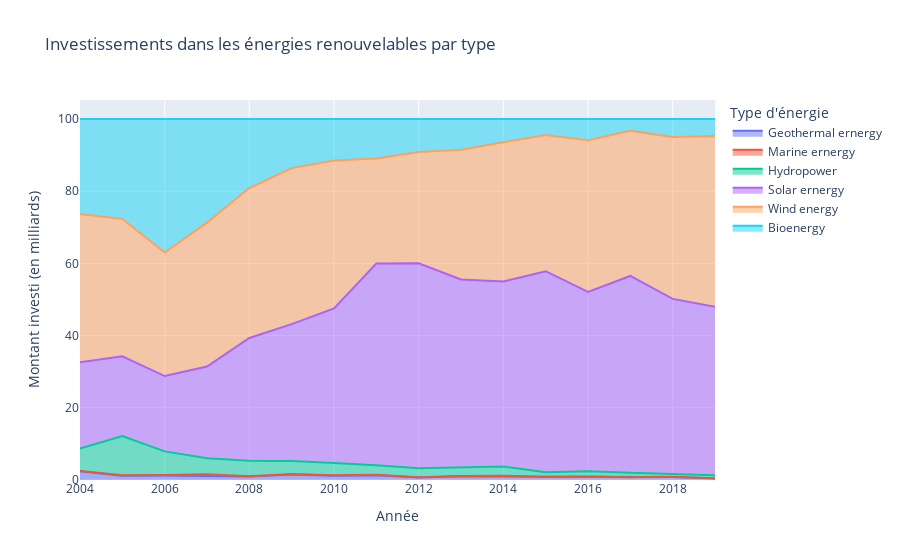

Notebook source saved alongside this figure:
### Code cell
fig3 = px.area(data_long, 
              x="year", 
              y="Investment",
              color="Energy Type",
              title="Investissements dans les énergies renouvelables par type",
              labels={"Investment": "Montant investi (en milliards)", "year": "Année", "Energy Type": "Type d'énergie"},
              hover_name="Energy Type") 
fig3.show()

### Figure 1 — Plotly figure (JSON) as saved in the notebook; plotly's stock layout.template omitted (floating-point values rounded to 4 significant figures)
{"data": [{"fillpattern": {"shape": ""}, "hovertemplate": "<b>%{hovertext}</b><br><br>Type d'énergie=Geothermal ernergy<br>Année=%{x}<br>Montant investi (en milliards)=%{y}<extra></extra>", "hovertext": ["Geothermal ernergy", "Geothermal ernergy", "Geothermal ernergy", "Geothermal ernergy", "Geothermal ernergy", "Geothermal ernergy", "Geothermal ernergy", "Geothermal ernergy", "Geothermal ernergy", "Geothermal ernergy", "Geothermal ernergy", "Geothermal ernergy", "Geothermal ernergy", "Geothermal ernergy", "Geothermal ernergy", "Geothermal ernergy"], "legendgroup": "Geothermal ernergy", "line": {"color": "#636efa"}, "marker": {"symbol": "circle"}, "mode": "lines", "name": "Geothermal ernergy", "orientation": "v", "showlegend": true, "stackgroup": "1", "type": "scatter", "x": [2004, 2005, 2006, 2007, 2008, 2009, 2010, 2011, 2012, 2013, 2014, 2015, 2016, 2017, 2018, 2019], "xaxis": "x", "y": [2.46, 1.16, 1.26, 1.15, 0.96, 1.49, 1.17, 1.33, 0.67, 1.04, 1.01, 0.79, 0.92, 0.72, 0.84, 0.4], "yaxis": "y"}, {"fillpattern": {"shape": ""}, "hovertemplate": "<b>%{hovertext}</b><br><br>Type d'énergie=Marine ernergy<br>Année=%{x}<br>Montant investi (en milliards)=%{y}<extra></extra>", "hovertext": ["Marine ernergy", "Marine ernergy", "Marine ernergy", "Marine ernergy", "Marine ernergy", "Marine ernergy", "Marine ernergy", "Marine ernergy", "Marine ernergy", "Marine ernergy", "Marine ernergy", "Marine ernergy", "Marine ernergy", "Marine ernergy", "Marine ernergy", "Marine ernergy"], "legendgroup": "Marine ernergy", "line": {"color": "#EF553B"}, "marker": {"symbol": "circle"}, "mode": "lines", "name": "Marine ernergy", "orientation": "v", "showlegend": true, "stackgroup": "1", "type": "scatter", "x": [2004, 2005, 2006, 2007, 2008, 2009, 2010, 2011, 2012, 2013, 2014, 2015, 2016, 2017, 2018, 2019], "xaxis": "x", "y": [0, 0.14, 0.1, 0.47, 0.11, 0.18, 0.13, 0.1, 0.12, 0.09, 0.14, 0.06, 0.07, 0.06, 0.07, 0.07], "yaxis": "y"}, {"fillpattern": {"shape": ""}, "hovertemplate": "<b>%{hovertext}</b><br><br>Type d'énergie=Hydropower<br>Année=%{x}<br>Montant investi (en milliards)=%{y}<extra></extra>", "hovertext": ["Hydropower", "Hydropower", "Hydropower", "Hydropower", "Hydropower", "Hydropower", "Hydropower", "Hydropower", "Hydropower", "Hydropower", "Hydropower", "Hydropower", "Hydropower", "Hydropower", "Hydropower", "Hydropower"], "legendgroup": "Hydropower", "line": {"color": "#00cc96"}, "marker": {"symbol": "circle"}, "mode": "lines", "name": "Hydropower", "orientation": "v", "showlegend": true, "stackgroup": "1", "type": "scatter", "x": [2004, 2005, 2006, 2007, 2008, 2009, 2010, 2011, 2012, 2013, 2014, 2015, 2016, 2017, 2018, 2019], "xaxis": "x", "y": [6.25, 10.85, 6.57, 4.41, 4.27, 3.58, 3.44, 2.69, 2.48, 2.46, 2.57, 1.32, 1.46, 1.21, 0.78, 0.83], "yaxis": "y"}, {"fillpattern": {"shape": ""}, "hovertemplate": "<b>%{hovertext}</b><br><br>Type d'énergie=Solar ernergy<br>Année=%{x}<br>Montant investi (en milliards)=%{y}<extra></extra>", "hovertext": ["Solar ernergy", "Solar ernergy", "Solar ernergy", "Solar ernergy", "Solar ernergy", "Solar ernergy", "Solar ernergy", "Solar ernergy", "Solar ernergy", "Solar ernergy", "Solar ernergy", "Solar ernergy", "Solar ernergy", "Solar ernergy", "Solar ernergy", "Solar ernergy"], "legendgroup": "Solar ernergy", "line": {"color": "#ab63fa"}, "marker": {"symbol": "circle"}, "mode": "lines", "name": "Solar ernergy", "orientation": "v", "showlegend": true, "stackgroup": "1", "type": "scatter", "x": [2004, 2005, 2006, 2007, 2008, 2009, 2010, 2011, 2012, 2013, 2014, 2015, 2016, 2017, 2018, 2019], "xaxis": "x", "y": [23.88, 22.14, 20.87, 25.42, 34.01, 37.92, 42.77, 55.86, 56.76, 51.96, 51.28, 55.67, 49.64, 54.54, 48.48, 46.72], "yaxis": "y"}, {"fillpattern": {"shape": ""}, "hovertemplate": "<b>%{hovertext}</b><br><br>Type d'énergie=Wind energy<br>Année=%{x}<br>Montant investi (en milliards)=%{y}<extra></extra>", "hovertext": ["Wind energy", "Wind energy", "Wind energy", "Wind energy", "Wind energy", "Wind energy", "Wind energy", "Wind energy", "Wind energy", "Wind energy", "Wind energy", "Wind energy", "Wind energy", "Wind energy", "Wind energy", "Wind energy"], "legendgroup": "Wind energy", "line": {"color": "#FFA15A"}, "marker": {"symbol": "circle"}, "mode": "lines", "name": "Wind energy", "orientation": "v", "showlegend": true, "stackgroup": "1", "type": "scatter", "x": [2004, 2005, 2006, 2007, 2008, 2009, 2010, 2011, 2012, 2013, 2014, 2015, 2016, 2017, 2018, 2019], "xaxis": "x", "y": [41.07, 38.06, 34.2, 39.86, 41.54, 43.23, 41.01, 29.06, 30.86, 35.95, 38.55, 37.74, 42.02, 40.24, 44.83, 47.28], "yaxis": "y"}, {"fillpattern": {"shape": ""}, "hovertemplate": "<b>%{hovertext}</b><br><br>Type d'énergie=Bioenergy<br>Année=%{x}<br>Montant investi (en milliards)=%{y}<extra></extra>", "hovertext": ["Bioenergy", "Bioenergy", "Bioenergy", "Bioenergy", "Bioenergy", "Bioenergy", "Bioenergy", "Bioenergy", "Bioenergy", "Bioenergy", "Bioenergy", "Bioenergy", "Bioenergy", "Bioenergy", "Bioenergy", "Bioenergy"], "legendgroup": "Bioenergy", "line": {"color": "#19d3f3"}, "marker": {"symbol": "circle"}, "mode": "lines", "name": "Bioenergy", "orientation": "v", "showlegend": true, "stackgroup": "1", "type": "scatter", "x": [2004, 2005, 2006, 2007, 2008, 2009, 2010, 2011, 2012, 2013, 2014, 2015, 2016, 2017, 2018, 2019], "xaxis": "x", "y": [26.34, 27.64, 37, 28.68, 19.11, 13.6, 11.49, 10.96, 9.11, 8.5, 6.45, 4.41, 5.89, 3.23, 5, 4.71], "yaxis": "y"}], "layout": {"legend": {"title": {"text": "Type d'énergie"}, "tracegroupgap": 0}, "title": {"text": "Investissements dans les énergies renouvelables par type"}, "xaxis": {"anchor": "y", "domain": [0, 1], "title": {"text": "Année"}}, "yaxis": {"anchor": "x", "domain": [0, 1], "title": {"text": "Montant investi (en milliards)"}}}}
